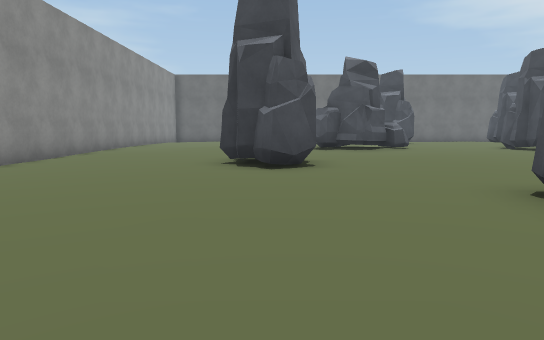
View 1 (above)

16 first-person views from a walk through a Unity game level. The camera is 1.5 m above the floor, tilts 6° down and sees 70° across. The floor is counted in squares, 2 m on a side. Each view is taken from the middle of a square. On the plan, view 1 faces up. The plan holds only what a view shows up to about 12 squares ahead; the rest is blank. The place goes on beyond the plan. Some animated figures are not drawn. Some surface patterns are stand-ins.

View 2
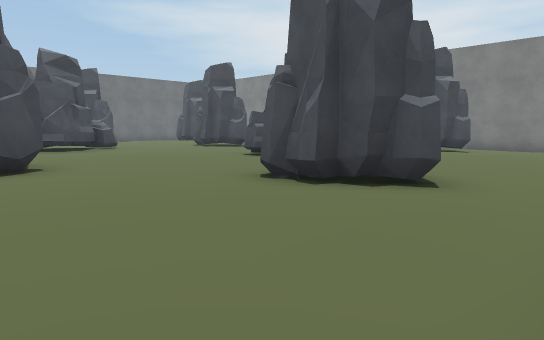

View 3
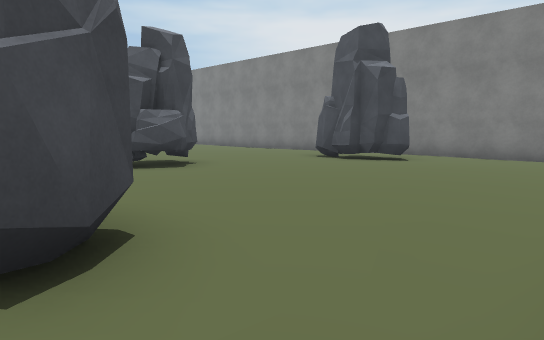

View 4
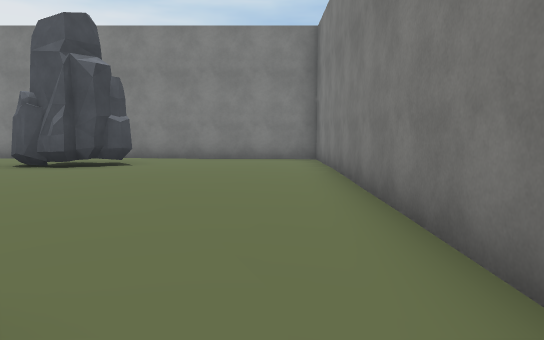

View 5
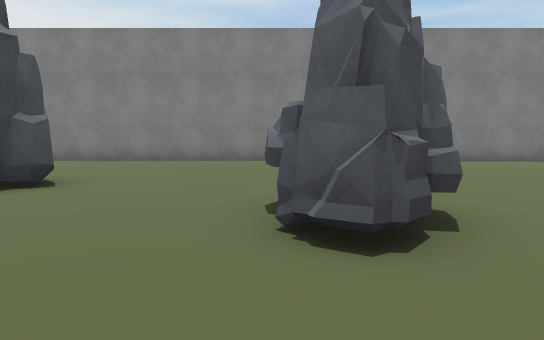

View 6
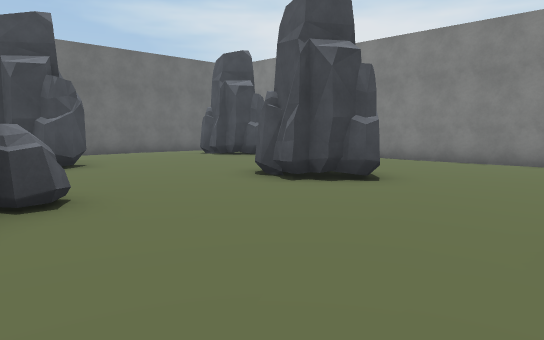

View 7
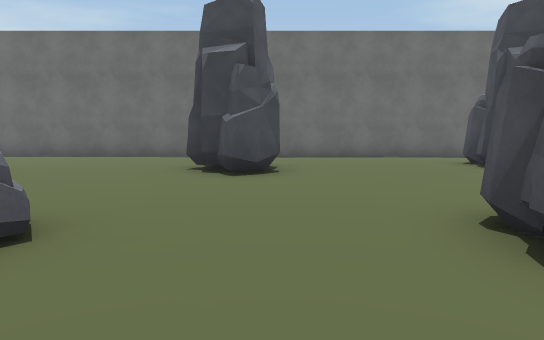

View 8
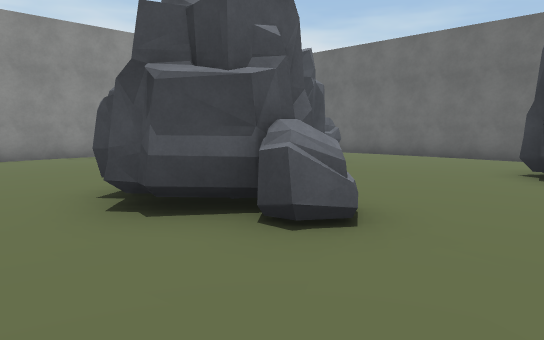

View 9
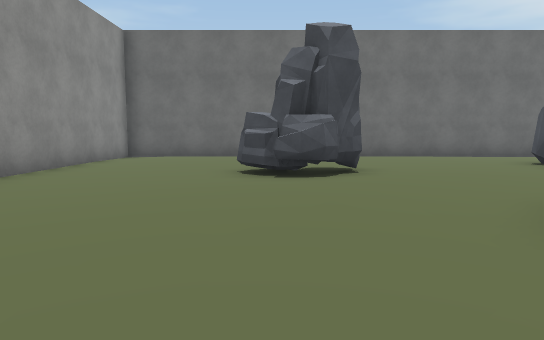

View 10
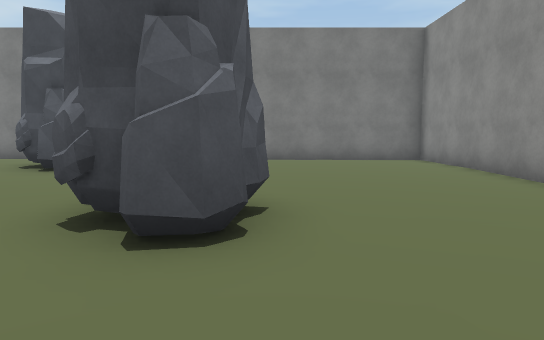

View 11
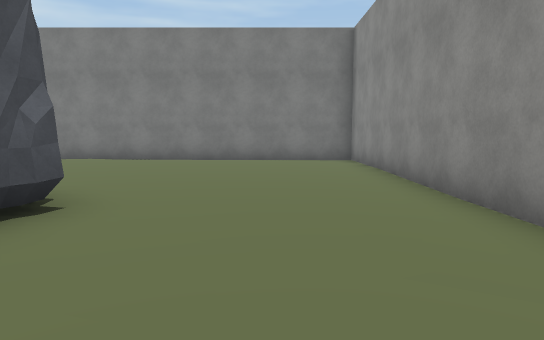

View 12
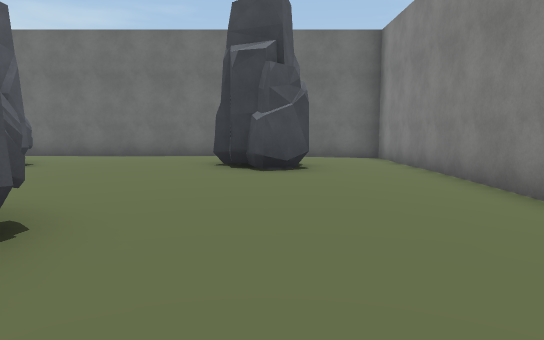

View 13
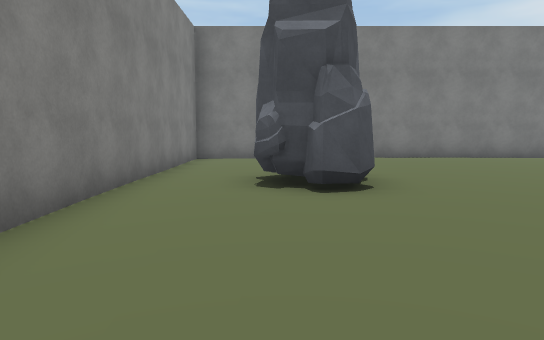

View 14
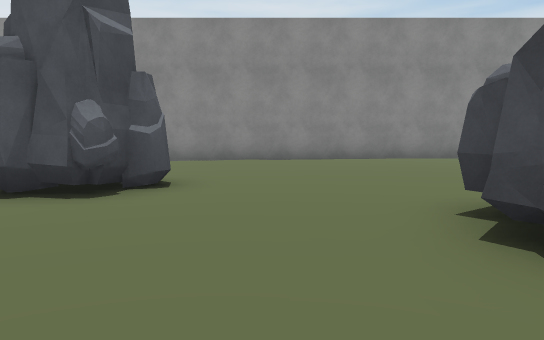

View 15
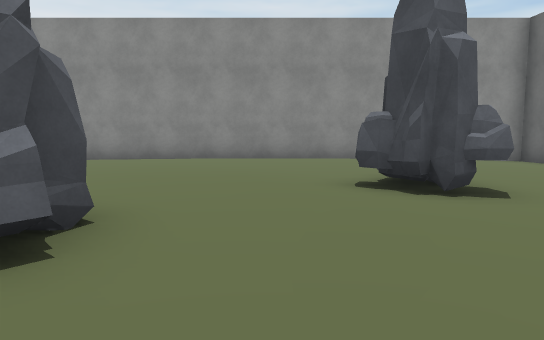

View 16
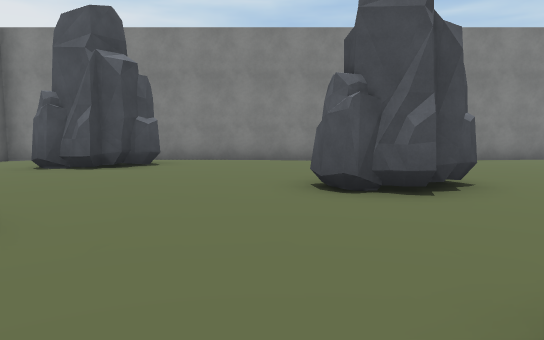

### Floor plan
Key: @ floor where view 1 was taken; # wall or solid block; . main floor; - floor 0.25 m lower than the main floor; / step, stairs or slope; O other object.
Columns run from 6 left of view 1 to 15 right of it. Each row starts with its distance up from view 1.
 22 ######################
 21 #-................---#
 20 #..................--#
 19 #...................-#
 18 #.....O....OO...OO..-#
 17 #...-OO....##....#..-#
 16 #..--.O.............-#
 15 #...................-#
 14 #...................-#
 13 #.......##O...OO....-#
 12 #......OO#O...# ...--#
 11 #..............O...--#
 10 #..................--#
  9 #..................--#
  8 #-...OO......O.....--#
  7 #-....#.....OO.....--#
  6 #-...............OO--#
  5 #--..............##--#
  4 #--......#........O--#
  3 #--......#O.......---#
  2 #-.......#........---#
  1 #---.-./.........----#
  0 #-----@--------------#
 -1 ######################

Where each view was taken, in squares from view 1:
view 1: 0 up, 0 right, facing up
view 2: 0 up, 1 left, facing up-right
view 3: 0 up, 3 right, facing up-right
view 4: 1 up, 3 right, facing right
view 5: 8 up, 3 right, facing right
view 6: 8 up, 3 right, facing up-right
view 7: 10 up, 6 right, facing up
view 8: 10 up, 6 right, facing up-left
view 9: 10 up, 1 left, facing up
view 10: 11 up, 1 left, facing down
view 11: 11 up, 3 left, facing down
view 12: 10 up, 11 right, facing up
view 13: 11 up, 12 right, facing down
view 14: 10 up, 5 right, facing left
view 15: 15 up, 5 right, facing left
view 16: 14 up, 3 right, facing right
